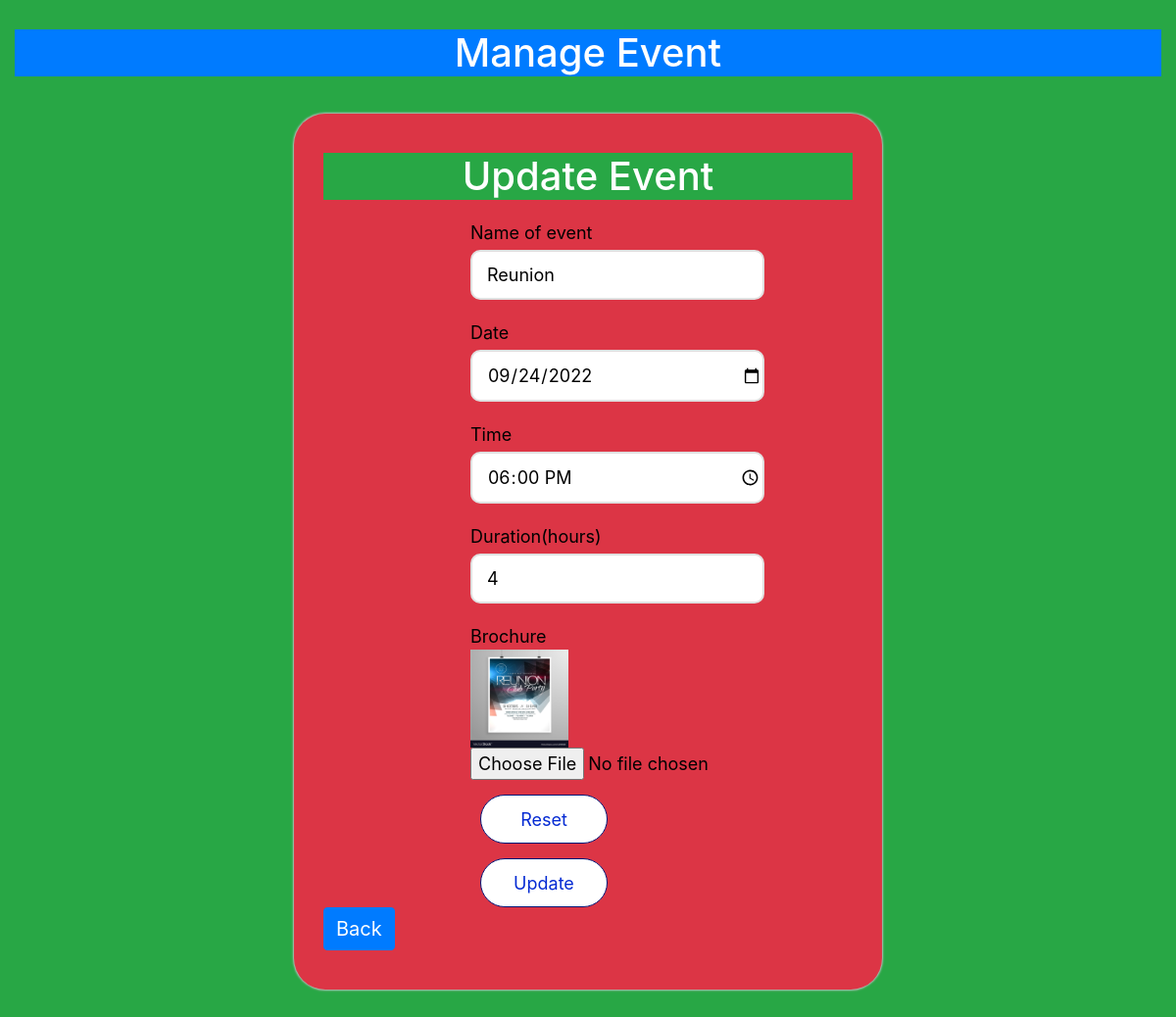
The page /scm/update_event/23/ on the database its author committed.
### scmapp/models.py (models this page shows)
class Event(models.Model):
    eid = models.AutoField(primary_key=True)
    name = models.CharField(max_length=20)
    date = models.DateField()
    time = models.TimeField()
    duration = models.IntegerField()
    image = models.ImageField(upload_to=filepath, null=True, blank=True)

### scmapp/views.py (the view)
# urls.py: re_path(r'^update_event/(?P<id>\d+)/$',views.update_event,name='update_event'),
def update_event(request,id):
    event = Event.objects.get(eid=id)
    event.date = event.date.strftime('%Y-%m-%d')
    event.time = event.time.strftime('%H:%M:%S')
    data = {'event':event}
    return render(request,'update_event.html',context=data)

### SCM/event_scheduling_site/templates/update_event.html (shortened to what this page needs)
<!DOCTYPE html>
{% load static %}
<html>
<head>
  <link rel="stylesheet" href="https://stackpath.bootstrapcdn.com/bootstrap/4.4.1/css/bootstrap.min.css">
  <link rel="stylesheet" href="{% static 'css/add_event.css' %}">
</head>
<body class="bg-success">
<div class="container-fluid header text-center">
  <h1 class="bg-primary" style="color: white;">Manage Event</h1>
</div>
<div class="container-fluid">
  <div class="row justify-content-center">
    <div class="col-lg-6 box bg-danger">
      <center><h1 class="bg-success" style="color: white; margin-right: 30px;">Update Event</h1></center>
      <div class="row justify-content-center">
        <div class="col-lg-6">
          <div class="inputbox">
            <form action="{% url 'scmapp:db_update_event' id=event.eid %}" method="post">
              Name of event<br>
              <input type="text" name="name" autocomplete="off" value="{{ event.name }}" required><br>
              Date<br>
              <input type="date" name="date" autocomplete="off" value="{{ event.date }}" required><br>
              Time<br>
              <input type="time" name="time" value="{{ event.time }}" min="06:00" max="18:00" required><br>
              Duration(hours)<br>
              <input type="number" name="duration" autocomplete="off" value="{{ event.duration }}" min="1" required><br>
              Brochure<br>
              {% if event.image %}
                <img src = "{{event.image.url}}" alt="image here" width="100" height="100" target="_blank">
              {% endif %}
              <input type="file" name="image" >
              <div class="footer">
                <input type="reset" value="Reset" name="submit">
                <input type="submit" value="Update" name="submit">
              </div>
            </form>
          </div>
        </div>
      </div>
      <a href="{% url 'scmapp:admin_event' %}" class="btn btn-primary">Back</a>
    </div>
  </div>
</div>
</body>
</html>

### static/css/add_event.css (style rules this page uses)
body { background-color: #e6e6e6; }
.header { margin: 30px 0px 0px 0px; font-size: 28px; }
.box , .loginBox { margin: 30px 0px 30px 0px; background-color: #fafafa; color:black; font-size: 26px; padding: 40px 0px 40px 30px; border-radius: 32px; -webkit-box-shadow:0px 0px 2px 1px #bdbdbd; }
.box a , .loginBox a { font-size: 20px; }
.inputbox { margin: 12px 0px 0px 0px; font-size: 18px; font-weight: 400px; }
.inputbox input[type=text],input[type=password],input[type=date],input[type=time],input[type=number] { margin: 4px 0px 20px 0px; padding: 10px 0px 10px 15px; width: 300px; outline: none; border-radius: 10px; border-left: 2px solid #e0e0e0; border-right: 2px solid #e0e0e0; border-top: 2px solid #e0e0e0; border-bottom: 2px solid #e0e0e0; }
input[type=submit],input[type=reset] { height: 50px; width: 130px; background-color: rgb(255, 255, 255); outline: none; border:1.5px solid #051677; border-radius: 64px; font-size: 18px; color:#042ad3; }
.footer input { margin: 15px 10px 0px 10px; }

### rows shown on the page
Event: name "Reunion", date "09/24/2022", time "18:00:00", duration "4", image (picture)
